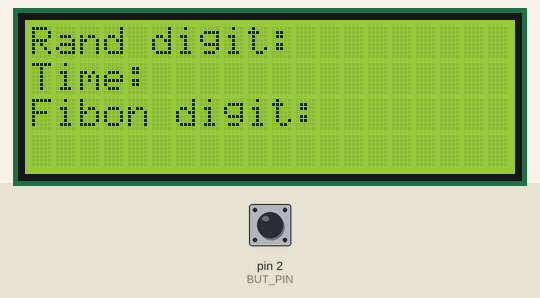
This sketch was run on a simulated Arduino Uno, built with avr-gcc and run on an emulated ATmega328P. Parts: 20×4 character LCD. The test bench sets the inputs (shaded band); at power-on: pin 2 (BUT_PIN) HIGH. Random numbers use the default seed unless the sketch sets one; what the sketch prints to the serial monitor is not drawn.

Above: at 1.2 s.
1.3 s: pin 2 (BUT_PIN) pulled LOW for 0.15 s
At 1.36 s:
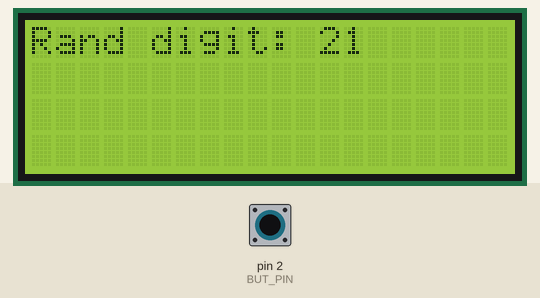
2.9 s: pin 2 (BUT_PIN) pulled LOW for 1 s
At 3.7 s:
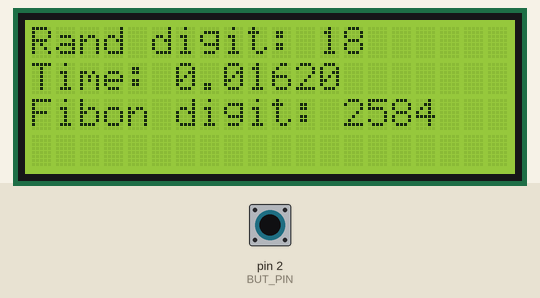
5.4 s: pin 2 (BUT_PIN) pulled LOW for 0.15 s
At 6.0 s:
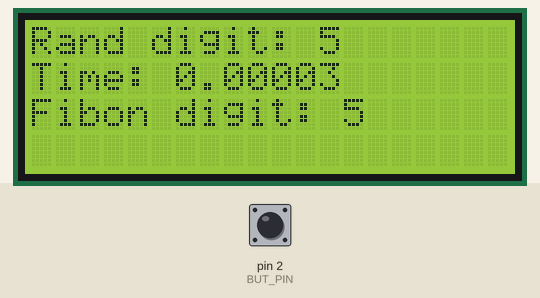
7.0 s: pin 2 (BUT_PIN) pulled LOW for 1 s
At 7.4 s:
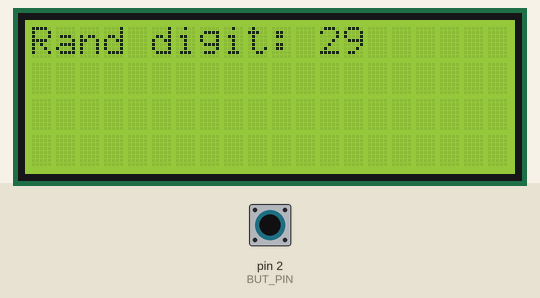
Timing chart, 0 to 10.0 s (numbered marks = the images above; inputs shaded):
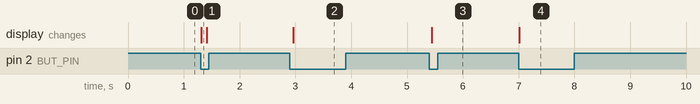

The sketch:

sketch.ino
```cpp
#include "LiquidCrystal_I2C.h"

#define BUT_PIN 2

LiquidCrystal_I2C lcd(0x27, 20, 4);

int last_but_state = HIGH;
int randInt = 0;

void setup() {
  pinMode(BUT_PIN, INPUT_PULLUP);

  lcd.init();
  lcd.backlight();
  lcd.setCursor(0, 0);
  lcd.print("Rand digit: ");
  lcd.setCursor(0, 1);
  lcd.print("Time: ");
  lcd.setCursor(0, 2);
  lcd.print("Fibon digit: ");
  randomSeed(analogRead(A0));
  Serial.begin(9600);
  Serial.println("запуск");

}

void loop() {
  but_action();

}

void but_action() {
  int but_state = digitalRead(BUT_PIN);
  if (but_state == LOW && but_state != last_but_state) {
    Serial.println(1);
    randInt = random(5, 31);
    lcd.clear();
    lcd.setCursor(0, 0);
    lcd.print("Rand digit: ");
    lcd.print(randInt);
    uint32_t first_time = micros();
    uint32_t fibDigit = fibonacci(randInt);
    long time = micros() - first_time;
    lcd.setCursor(0, 1);
    lcd.print("Time: ");
    lcd.print(time / 1000000.0, 5);
    lcd.setCursor(0, 2);
    lcd.print("Fibon digit: ");
    lcd.print(fibDigit);
    last_but_state = but_state;
  }
  last_but_state = but_state;
}

uint32_t fibonacci(int n) {
  if (n <= 1) {
    return n;
  }
  return fibonacci(n - 1) + fibonacci(n - 2);
}
```

Measured:
- after the input at 1.3 s, the display: changes at once (image 1)
- after the input at 2.9 s, the display: changes after 0.06 s (image 2)
- after the input at 5.4 s, the display: changes at once (image 3)
- after the input at 7.0 s, the display: changes at once (image 4)
